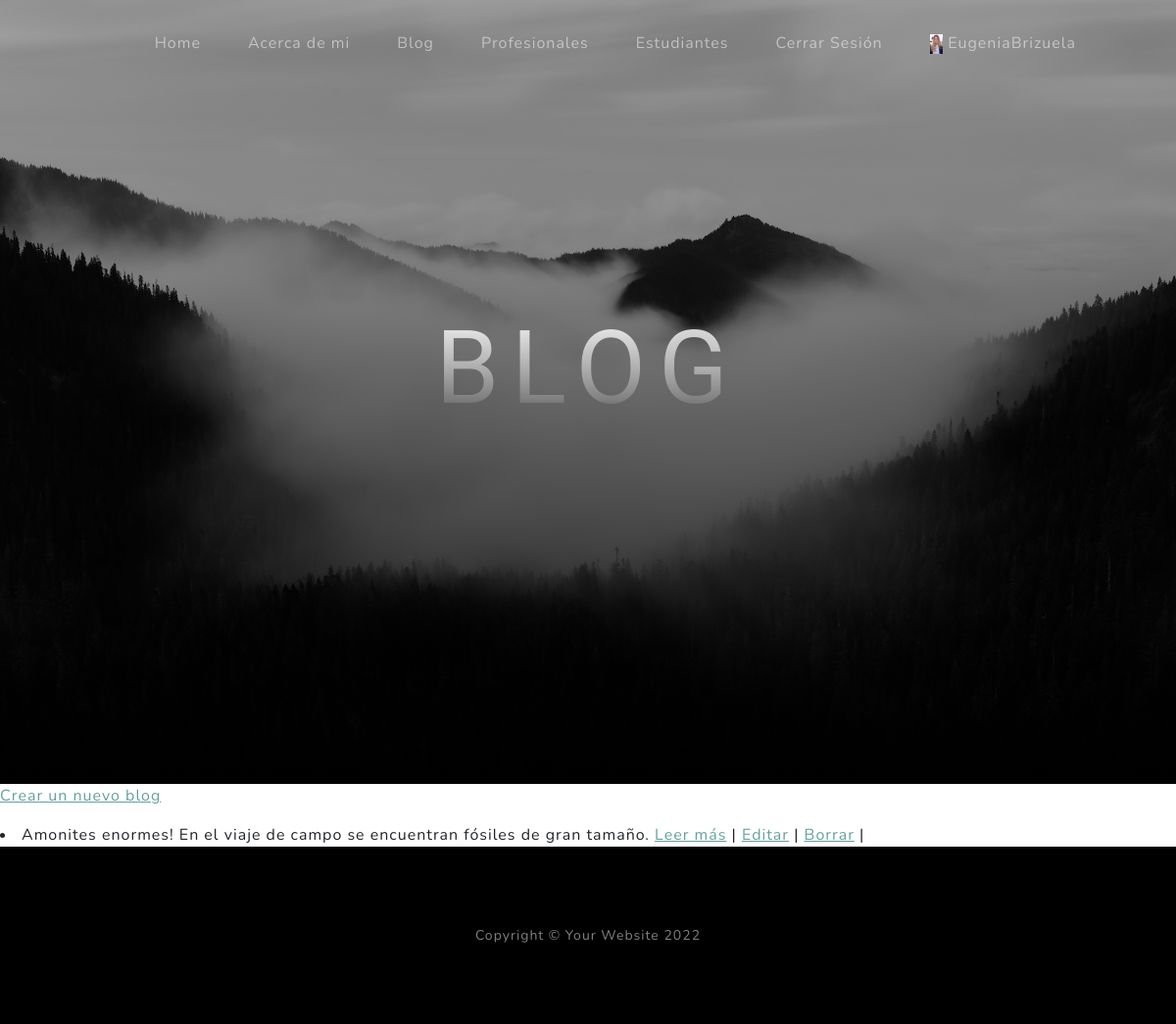
Page /blog/pages/ (signed in) on the earlier database version.
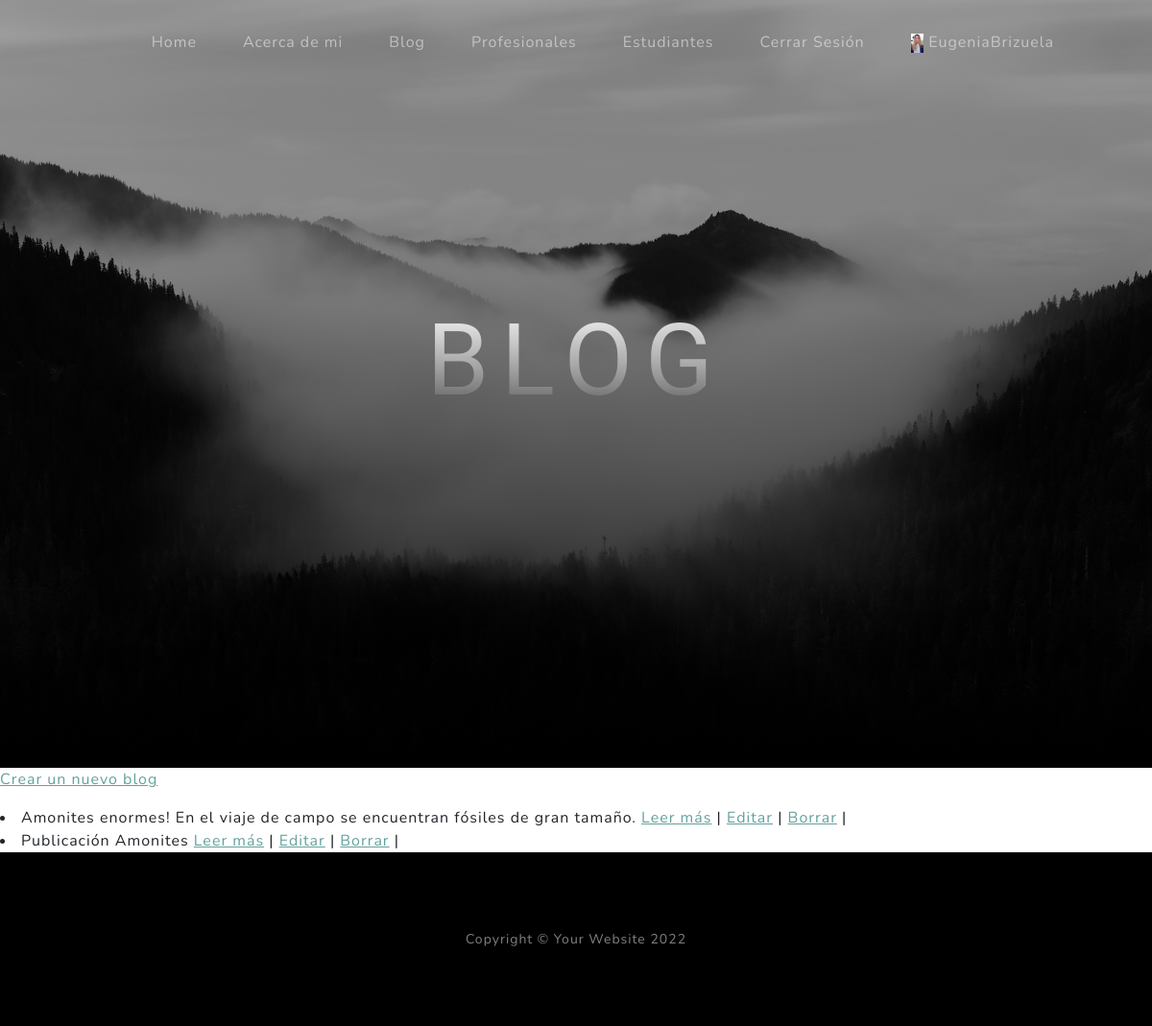
Same page on the later database version.
### account/models.py (models this page shows)
class UserExtension (models.Model):
    avatar = models.ImageField(upload_to='avatar', null=True, blank=True)
    user = models.OneToOneField (User, on_delete=models.CASCADE)
    link = models.URLField (null=True)
    descripcion = models.CharField (max_length=200)

### blog/models.py (models this page shows)
class Blogs (models.Model):
    titulo = models.CharField(max_length=30)
    subtitulo = models.CharField(max_length=30)
    cuerpo = RichTextField(blank=True, null=True)
    imagen = models.ImageField(upload_to='imagen',null=True)
    resumen = models.CharField(max_length=100)
    autor = models.CharField(max_length=30)
    fecha_publicacion = models.DateTimeField(default=timezone.now)
    def __str__(self):
        return f'{self.titulo} {self.resumen}'

### blog/views.py (the view)
# urls.py: path('pages/', views.BlogLista.as_view(), name = 'blog_lista'),
class BlogLista (ListView):
    model = Blogs
    template_name = 'blog/blog_lista.html'

### blog/templates/blog/blog_lista.html (shortened to what this page needs)
{% extends 'index/index.html' %}
{% block 'header_text_block' %}
    <h1 class="mx-auto my-0 text-uppercase">Blog</h1>
{% endblock 'header_text_block' %}
{% block 'body_block' %}
<p>
        <a href={% url 'blog_crear' %}>Crear un nuevo blog</a>
</p>
      {% for blog in object_list %}
        <li>
              {{blog}}
                  <a href={% url 'blog_detalle' blog.id %}>Leer más</a> |
                  <a href={% url 'blog_editar' blog.id %}>Editar</a> |
                  <a href={% url 'blog_borrar' blog.id %}>Borrar</a> |
        </li>
      {% endfor %}
{% endblock 'body_block' %}

### index/templates/index/index.html (shortened to what this page needs)
<!DOCTYPE html>
<html lang="en">
    {% load static %}
    <head>
        <link href={% static 'css/styles.css' %} rel="stylesheet" />
    </head>
    <body id="page-top">
        <nav class="navbar navbar-expand-lg navbar-light fixed-top" id="mainNav">
            <div class="container px-4 px-lg-5">
                <div class="collapse navbar-collapse" id="navbarResponsive">
                    <ul class="navbar-nav ms-auto">
                        <li class="nav-item"><a class="nav-link" href={% url 'index' %}>Home</a></li>
                        <li class="nav-item"><a class="nav-link" href={% url 'about' %}>Acerca de mi</a></li>
                        <li class="nav-item"><a class="nav-link" href={% url 'blog_lista' %}>Blog</a></li>
                        <li class="nav-item"><a class="nav-link" href={% url 'profesional_lista' %}>Profesionales</a></li>
                        <li class="nav-item"><a class="nav-link" href={% url 'estudiante' %}>Estudiantes</a></li>
                        {% if request.user.is_authenticated %}
                        <li class="nav-item"><a class="nav-link" href={% url 'logout' %}>Cerrar Sesión</a></li>
                        <li class="nav-item"><a class="nav-link" href={% url 'datos_usuario' %}>
                            {% if request.user.userextension.avatar %}
                            <img src= "{{request.user.userextension.avatar.url}}" alt="imagen de perfil" height='20px'>
                            {{request.user.username}}
                            {% else %}
                            {{request.user.username}}
                            {% endif %}
                        </a></li>
                        {% else %}
                        <li class="nav-item"><a class="nav-link" href={% url 'login' %}>Iniciar Sesión</a></li>
                        <li class="nav-item"><a class="nav-link" href={% url 'registrarse' %}>Registrarse</a></li>
                        {% endif %}
                    </ul>
                </div>
            </div>
        </nav>
        {% block 'header_block' %}
        <header class="masthead">
            <div class="container px-4 px-lg-5 d-flex h-100 align-items-center justify-content-center">
                <div class="d-flex justify-content-center">
                    <div class="text-center">
                        {% block 'header_text_block' %}{% endblock 'header_text_block' %}
                    </div>
                </div>
            </div>
        </header>
        {% endblock 'header_block' %}
        {% block 'body_block' %}
        {% endblock 'body_block' %}
        <footer class="footer bg-black small text-center text-white-50"><div class="container px-4 px-lg-5">Copyright &copy; Your Website 2022</div></footer>
    </body>
</html>

Differences in the rows shown:
added Blogs: titulo+resumen "Publicación Amonites"
